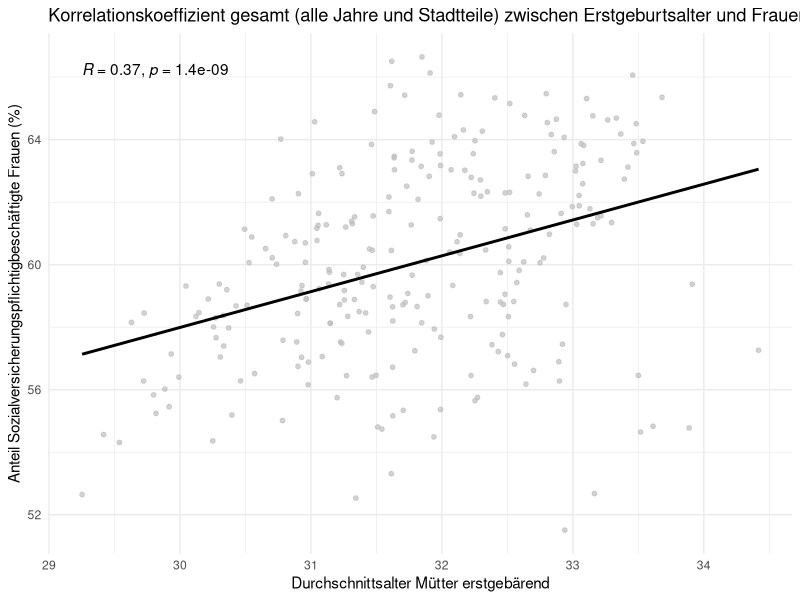

This chart was generated by the following R code: (Note: this script raises an error after producing the figure.)
library(readxl)
library(tidyverse)
library(ggpubr)
library(ggplot2)

# Einlesen der Rohdaten aus den Excel-Dateien
export_be <- read_excel("data/raw/export_be.xlsx")
be_sheet <- read_excel("data/raw/export_be.xlsx", sheet = "BEVÖLKERUNG")

export_ar <- read_excel("data/raw/export_ar.xlsx")
ar_sheet <- read_excel("data/raw/export_ar.xlsx", sheet = "ARBEITSMARKT")

# Datensatz 1: Durchschnittsalter Mütter erstgebärend
all_districts_and_city <- be_sheet %>%
  filter(
    Indikator == "Durchschnittsalter Mütter erstgebärend",
    Ausprägung == "insgesamt"
  ) %>%
  mutate(
    mean_age = `Basiswert 1` / `Basiswert 2` 
  )

# Datensatz 2: Frauenbeschäftigung
Sozialversicherungspflichtig_Beschäftigte_anteil_frau <- ar_sheet %>%
  filter(
    Indikator == "Sozialversicherungspflichtig Beschäftigte - Anteil",
    Ausprägung == "weiblich"
  ) %>%
  mutate(
    anteil = 100 * `Basiswert 1` / `Basiswert 2`
  )


# Zusammenfügen der beiden Datensätze über Stadtteil und Jahr
korrelations_daten <- inner_join(
  all_districts_and_city, 
  Sozialversicherungspflichtig_Beschäftigte_anteil_frau, 
  by = c("Raumbezug", "Jahr")
)

# Filtern: "Stadt München" entfernen
korrelations_daten_clean <- korrelations_daten %>%
  filter(Raumbezug != "Stadt München")


# Plot 1: gesamter Zusammenhang(25 Stadtteile und 10 Jahre)
# Einfacher Scatterplot mit einer einzigen Regressionsgeraden für alle Daten
mea_gesamt_sw <- ggplot(korrelations_daten_clean, aes(x = mean_age, y = anteil)) +
  geom_point(size = 1.3, color = "grey", alpha = 0.7) +
  geom_smooth(method = "lm", color = "black", se = FALSE, linewidth = 1) +
  stat_cor(label.x.npc = "left", label.y.npc = "top") + 
  labs(
    title = "Korrelationskoeffizient gesamt (alle Jahre und Stadtteile) zwischen Erstgeburtsalter und Frauenbeschäftigung",
    x = "Durchschnittsalter Mütter erstgebärend",
    y = "Anteil Sozialversicherungspflichtigbeschäftigte Frauen (%)"
  ) +
  theme_minimal()


# Plot anzeigen und speichern
mea_gesamt_sw
saveRDS(mea_gesamt_sw, "results/figures/MEA/mea_gesamt_sw.rds")

# ----------------------------------------------------------------------------------
#Plot 2: Färbung nach Stadtteil
mea_korr_nach_stadtteilen <- ggplot(korrelations_daten_clean, aes(x = mean_age, y = anteil)) +
  geom_point(aes(color = Raumbezug), 
             size = 1.3,     
             alpha = 0.7) +   
  geom_smooth(method = "lm", color = "black", se = FALSE, linewidth = 1) +
  stat_cor(
    label.x.npc = "left",   
    label.y.npc = "top",    
    color = "black",
    size = 5
  ) + 
  coord_cartesian(xlim = c(29, 34), ylim = c(48, 68)) + 
  labs(
    title = "Korrelationskoeffizient nach Stadtteilen zwischen Erstgeburtsalter und Frauenbeschäftigung",
    x = "Durchschnittsalter Mütter erstgebärend",
    y = "Anteil Sozialversicherungspflichtigbeschäftigte Frauen (%)",
    color = "Stadtteile" 
  ) +
  guides(color = guide_legend(ncol = 1)) + 
  theme_minimal()


# Plot anzeigen und speichern
mea_korr_nach_stadtteilen
saveRDS(mea_korr_nach_stadtteilen, "results/figures/MEA/mea_korr_nach_stadtteilen_point.rds")


# -----------------------------------------------------------------------
# Plot 3:Korrelation nach Stadtteilen
plot_data_final <- korrelations_daten_clean %>%
  group_by(Raumbezug) %>%
  mutate(
    r = cor(mean_age, anteil, use = "complete.obs"),
    r_label = sprintf("(R=%.2f)", r),
    Raumbezug_Label = paste(Raumbezug, r_label, sep = " ")
  ) %>%
  ungroup()

all_labels <- sort(unique(plot_data_final$Raumbezug_Label))
all_colors <- scales::hue_pal()(length(all_labels))
stadtteil_palette <- all_colors
names(stadtteil_palette) <- all_labels

mea_korr_nach_stadtteilen_point_line <- ggplot(plot_data_final, aes(x = mean_age, y = anteil)) +
  geom_smooth(aes(color = Raumbezug_Label, group = Raumbezug_Label),
              method = "lm", se = FALSE, linewidth = 1.1, alpha = 0.8) +
  geom_point(aes(color = Raumbezug_Label), size = 1.1, alpha = 0.5) +
  geom_smooth(aes(group = 1), method = "lm", color = "black", linewidth = 1.1, se = FALSE) +
  scale_color_manual(values = stadtteil_palette) +
  labs(
    title = "Korrelationskoeffizient nach Stadtteilen zwischen Erstgeburtsalter und Frauenbeschäftigung",
    x = "Durchschnittsalter Mütter erstgebärend",
    y = "Anteil Sozialversicherungspflichtigbeschäftigte Frauen (%)",
    color = "Stadtteile" 
  ) +
  coord_cartesian(xlim = c(29, 34), ylim = c(48, 68)) +
  theme_minimal() +
  theme(
    legend.text = element_text(size = 7),
    legend.key.height = unit(0.4, "cm")
  ) +
  guides(color = guide_legend(ncol = 1))


# Plot anzeigen und speichern
mea_korr_nach_stadtteilen_point_line
saveRDS(mea_korr_nach_stadtteilen_point_line, "results/figures/MEA/mea_korr_nach_stadtteilen_point_line.rds")

